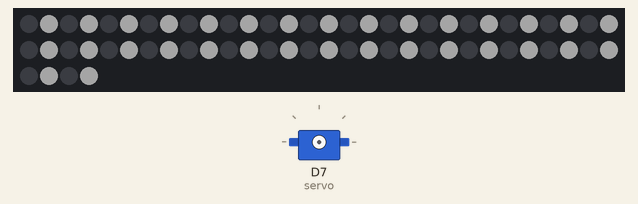
Simulated run of this sketch. Board: ESP8266 (NodeMCU). Shown: 64 RGB LEDs in strip order, left to right, continuing on the next row, servo. Dim RGB values are drawn brighter than linear; WiFi joins after 1.5 s; servers stay silent unless stated; network time is answered at once with the bench clock; the local clock reads 2024-03-15 10:24:30 at power-on unless the sketch sets it; what the sketch prints to the serial monitor is not drawn.

Above: at 1.73 s.
At 7.86 s:
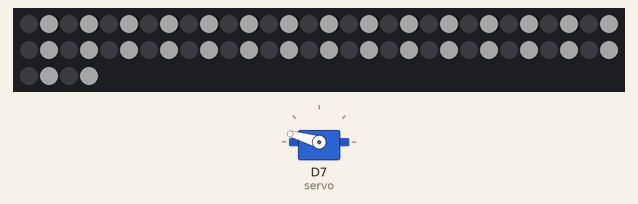
At 14.46 s:
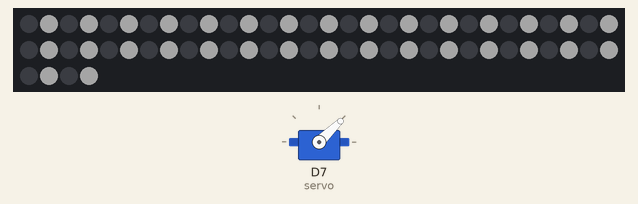
At 36.6 s:
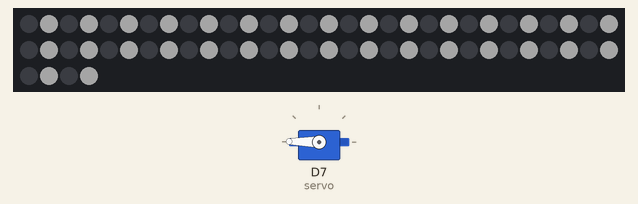
Timing chart, 0 to 40.0 s (numbered marks = the images above):
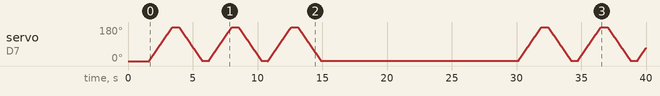

The sketch:

time_from_internet_servo-feeding2.ino
```cpp
//===============
#include <Adafruit_NeoPixel.h>
#ifdef __AVR__
#include <avr/power.h> // Required for 16 MHz Adafruit Trinket
#endif
#define PIN        D6 // On Trinket or Gemma, suggest changing this to 1
#define NUMPIXELS 64 // Popular NeoPixel ring size
Adafruit_NeoPixel pixels(NUMPIXELS, PIN, NEO_GRB + NEO_KHZ800);

#include <NTPClient.h>
// change next line to use with another board/shield
#include <ESP8266WiFi.h>
//#include <WiFi.h> // for WiFi shield
//#include <WiFi101.h> // for WiFi 101 shield or MKR1000
#include <WiFiUdp.h>

#include<Servo.h> //Servo 라이브러리를 추가
Servo servo;      //Servo 클래스로 servo객체 생성
int value = 0;    // 각도를 조절할 변수 value

const char *ssid     = "iptime-home";
const char *password = "js4u2014";
const long utcOffsetInSeconds = 9*3600; //우리나라 표준시 적용하기 위해  GMT+9

WiFiUDP ntpUDP;
NTPClient timeClient(ntpUDP, utcOffsetInSeconds);

//현재 시간을 저장할 변수
int hour;
int minute;
int sec;
int remain_h;
int remain_m;

void setup(){
  Serial.begin(115200);
    WiFi.begin(ssid, password);
  while ( WiFi.status() != WL_CONNECTED ) {
    delay ( 500 );
    Serial.print ( "." );
  }
//  servo.attach(D7);     //servo 서보모터 7번 핀에 연결
                       // 이때 ~ 표시가 있는 PWM을 지원하는 디지털 핀에 연결

//===
  pixels.begin(); // INITIALIZE NeoPixel strip object (REQUIRED)
//===
} //setup() END


void loop() {

  if (hour<=19 && minute%5==0){
    Serial.print(" =LED ON= ");
    neopixel_on();
    feeding_servo(3);
   }
  else{
  servo.detach();
  neopixel_off();
  }

  Serial.println ("");

    update_cur_time();
    Serial.print ( hour);
    Serial.print ( ":" );
    Serial.print (minute);
    Serial.print ( ":" );
    Serial.print (sec);
    Serial.print ("  /  ");
}

void update_cur_time(){
  timeClient.update();
  time_t cur_time = timeClient.getEpochTime();
  struct tm *ptm = gmtime ((time_t*)&cur_time);
  hour=ptm->tm_hour;
  minute=ptm->tm_min;
  sec=ptm->tm_sec;
}

void feeding_servo(int feeds){
    servo.attach(D7);     //servo 서보모터 7번 핀에 연결
    servo.write(0); //value값의 각도로 회전. ex) value가 90이라면 90도 회전

      for (int a=0;a<feeds;a++){
      //for1 시작, 회 반복

        for (int i=0;i<180;i++){
         servo.write(i);
         delay(10);
        }
        delay(500);
        for (int i=179;i>0;i--){
         servo.write(i);
         delay(10);
        }
        delay(500);

      }
}

void neopixel_on(){
    pixels.setBrightness(100);
    for(int i=0; i<NUMPIXELS; i++) { // For each pixel...
    int a=0;
    a=i*2+1;
    pixels.setPixelColor(a, pixels.Color(100, 100, 100));
    pixels.show();   // Send the updated pixel colors to the hardware.
//  delay(100);
  }
}

void neopixel_off(){
  Serial.print("=LED OFF=");
  pixels.clear();
  pixels.show();
}
```

20230927_new-1.ino
```cpp

```
